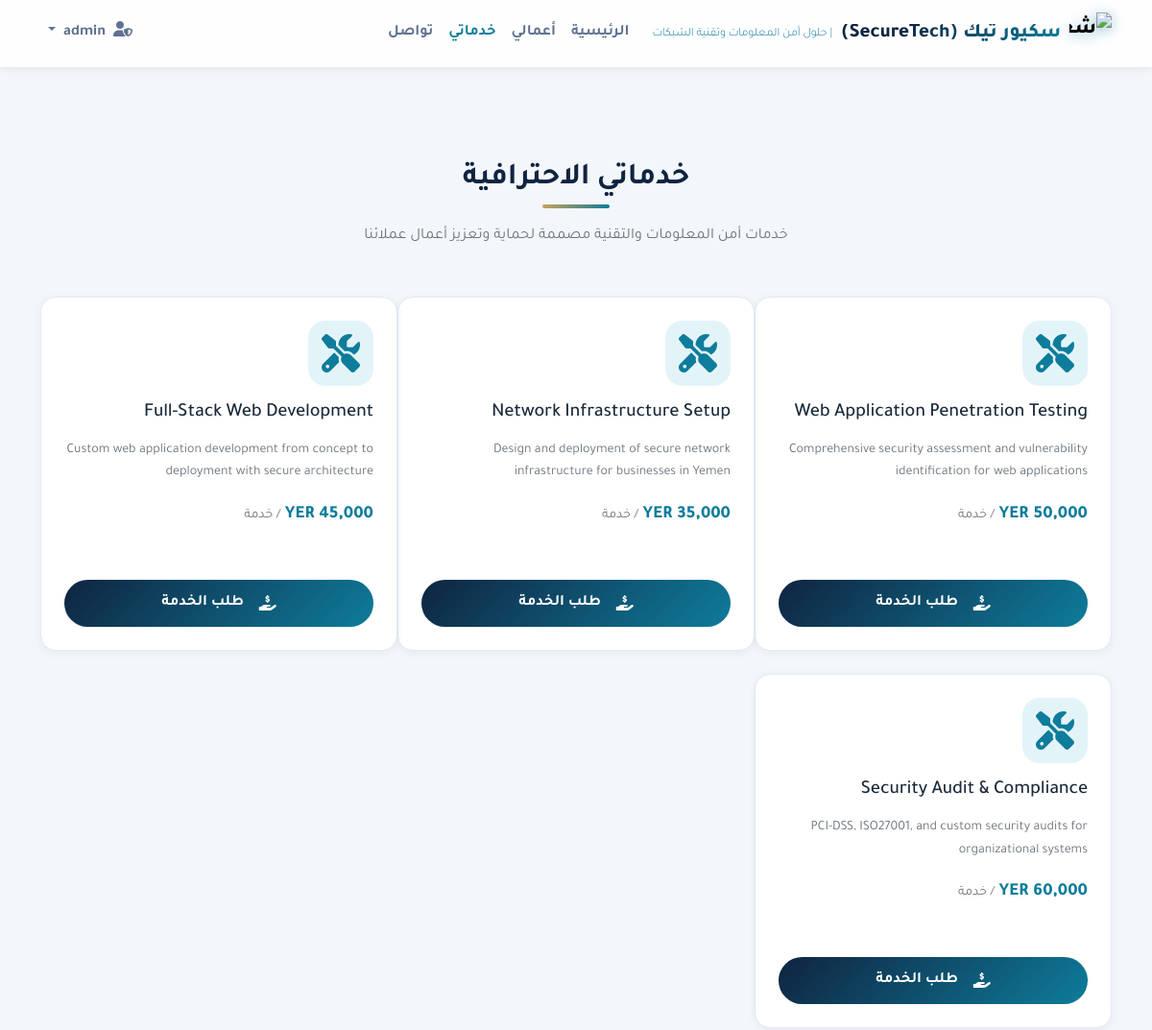
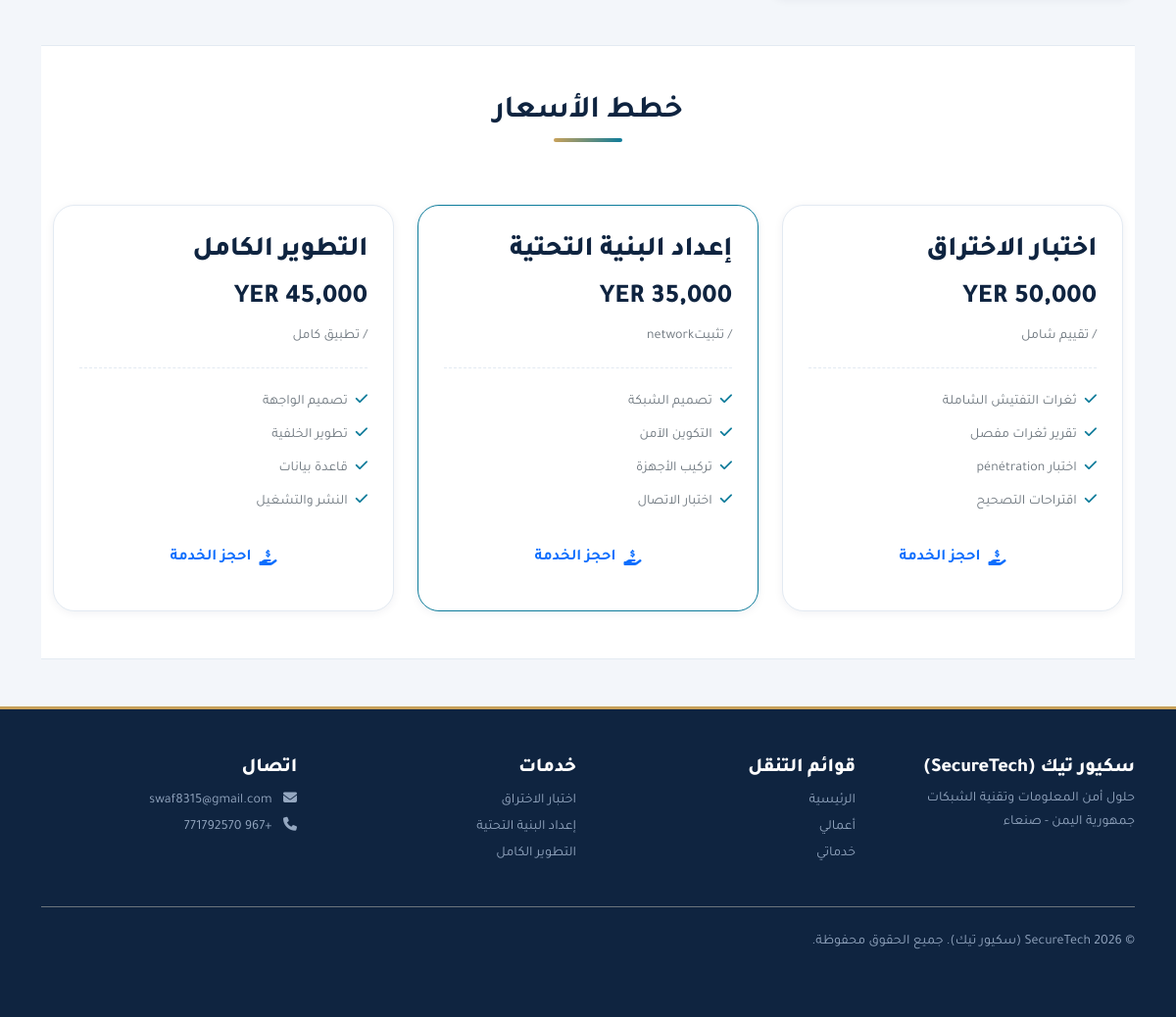
Screenshot of /services.php (signed in) with the database file from the repository (2 pictures, top to bottom).
### tables this page shows
CREATE TABLE services (
    id INT AUTO_INCREMENT PRIMARY KEY,
    service_name VARCHAR(200) NOT NULL,
    description TEXT,
    price DECIMAL(10, 2) NOT NULL DEFAULT 0.00,
    status ENUM('Available', 'Busy', 'Completed') DEFAULT 'Available',
    created_at TIMESTAMP DEFAULT CURRENT_TIMESTAMP,
    updated_at TIMESTAMP DEFAULT CURRENT_TIMESTAMP ON UPDATE CURRENT_TIMESTAMP
);

### config/db.php (called while the page is built, shortened)
<?php
function h($data) {
    return htmlspecialchars($data, ENT_QUOTES, 'UTF-8');
}

### services.php (the view, shortened to what this page needs)
<?php
require_once __DIR__ . '/config/db.php';
?>
<?php require_once __DIR__ . '/includes/header.php' ?>
    <section class="services-section py-5">
        <div class="container">
            <div class="text-center mb-5">
                <h2 class="section-title fw-bold mb-3">
                    <?= h('خدماتي الاحترافية') ?>
                </h2>
<p class="text-secondary mb-0">
                        <?= h('خدمات أمن المعلومات والتقنية مصممة لحماية وتعزيز أعمال عملائنا') ?>
                    </p>
            </div>
            <div class="row g-4">
                <?php
                $stmt = $pdo->prepare("SELECT id, service_name, description, price, status FROM services ORDER BY
                    CASE WHEN status = 'Available' THEN 1 WHEN status = 'Busy' THEN 2 ELSE 3 END, created_at");
                $stmt->execute();
                $services = $stmt->fetchAll();
                if (empty($services)) {
                    echo '<div class="col-12 text-center py-5">';
                    echo '<p class="text-secondary">لا توجد خدمات متاحة حالياً.</p>';
                    echo '</div>';
                } else {
                    foreach ($services as $service) {
                        $statusClass = match($service['status']) {
                            'Available' => 'btn-success',
                            'Busy' => 'btn-warning',
                            'Completed' => 'btn-secondary',
                            default => 'btn-outline-secondary'
                        };
                        $statusText = match($service['status']) {
                            'Available' => 'متاح',
                            'Busy' => 'مشغول',
                            'Completed' => 'مكتملة',
                            default => h($service['status'])
                        };
                        ?>
                        <div class="col-md-6 col-lg-4 service-card">
                            <div class="service-icon mb-3">
                                <i class="fas fa-tools text-primary-cyan fs-1"></i>
                            </div>
                            <h3 class="card-title h5 mb-3"><?= h($service['service_name']) ?></h3>
                            <p class="card-text text-secondary small line-clamp-3">
                                <?= h($service['description']) ?>
                            </p>
                            <div class="price-info mt-3">
                                <span class="price-currency text-primary-cyan">
                                    <?= number_format($service['price'], 0, '', ',') ?> YER
                                </span>
                                <span class="price-period text-secondary small"> / خدمة</span>
                            </div>
                            <div class="status-badge mt-2">
                                <span class="badge <?= h($statusClass) ?>"><?= h($statusText) ?></span>
                            </div>
                            <a href="javascript:void(0)" class="order-btn w-100 mt-3 btn-custom">
                                <i class="fas fa-hand-holding-usd me-2"></i>طلب الخدمة
                            </a>
                        </div>
                        <?php
                    }
                }
                ?>
            </div>
        </div>
    </section>
    <section class="pricing-section py-5 bg-secondary-slate">
        <div class="container">
            <div class="text-center mb-5">
                <h2 class="section-title fw-bold mb-3">
                    <?= h('خطط الأسعار') ?>
                </h2>
            </div>
            <div class="row g-4">
                <div class="col-md-4">
                    <div class="pricing-card h-100">
                        <div class="pricing-header">
                            <h3 class="pricing-title">اختبار الاختراق</h3>
                            <span class="pricing-price">
                                <?= number_format(50000, 0, '', ',') ?> YER
                            </span>
                            <span class="pricing-period text-secondary small"> / تقييم شامل</span>
                        </div>
                        <ul class="pricing-features list-unstyled mb-0">
                            <li class="text-secondary small"><i class="fas fa-check text-primary-cyan me-2"></i>ثغرات التفتيش الشاملة</li>
                            <li class="text-secondary small"><i class="fas fa-check text-primary-cyan me-2"></i>تقرير ثغرات مفصل</li>
                            <li class="text-secondary small"><i class="fas fa-check text-primary-cyan me-2"></i>اختبار pénétration</li>
                            <li class="text-secondary small"><i class="fas fa-check text-primary-cyan me-2"></i>اقتراحات التصحيح</li>
                        </ul>
                        <a href="javascript:void(0)" class="btn-custom w-100 mt-3">
                            <i class="fas fa-hand-holding-usd me-2"></i> احجز الخدمة
                        </a>
                    </div>
                </div>
                <div class="col-md-4">
                    <div class="pricing-card h-100 bg-secondary-slate border-primary-cyan">
                        <div class="pricing-header">
                            <h3 class="pricing-title">إعداد البنية التحتية</h3>
                            <span class="pricing-price">
                                <?= number_format(35000, 0, '', ',') ?> YER
                            </span>
                            <span class="pricing-period text-secondary small"> / تثبيتnetwork</span>
                        </div>
                        <ul class="pricing-features list-unstyled mb-0">
                            <li class="text-secondary small"><i class="fas fa-check text-primary-cyan me-2"></i>تصميم الشبكة</li>
                            <li class="text-secondary small"><i class="fas fa-check text-primary-cyan me-2"></i>التكوين الآمن</li>
                            <li class="text-secondary small"><i class="fas fa-check text-primary-cyan me-2"></i>تركيب الأجهزة</li>
                            <li class="text-secondary small"><i class="fas fa-check text-primary-cyan me-2"></i>اختبار الاتصال</li>
                        </ul>
                        <a href="javascript:void(0)" class="btn-custom w-100 mt-3">
                            <i class="fas fa-hand-holding-usd me-2"></i> احجز الخدمة
                        </a>
                    </div>
                </div>
                <div class="col-md-4">
                    <div class="pricing-card h-100">
                        <div class="pricing-header">
                            <h3 class="pricing-title">التطوير الكامل</h3>
                            <span class="pricing-price">
                                <?= number_format(45000, 0, '', ',') ?> YER
                            </span>
                            <span class="pricing-period text-secondary small"> / تطبيق كامل</span>
                        </div>
                        <ul class="pricing-features list-unstyled mb-0">
                            <li class="text-secondary small"><i class="fas fa-check text-primary-cyan me-2"></i>تصميم الواجهة</li>
                            <li class="text-secondary small"><i class="fas fa-check text-primary-cyan me-2"></i>تطوير الخلفية</li>
                            <li class="text-secondary small"><i class="fas fa-check text-primary-cyan me-2"></i>قاعدة بيانات</li>
                            <li class="text-secondary small"><i class="fas fa-check text-primary-cyan me-2"></i>النشر والتشغيل</li>
                        </ul>
                        <a href="javascript:void(0)" class="btn-custom w-100 mt-3">
                            <i class="fas fa-hand-holding-usd me-2"></i> احجز الخدمة
                        </a>
                    </div>
                </div>
            </div>
        </div>
    </section>
<?php require_once __DIR__ . '/includes/footer.php' ?>

### assets/css/site-theme.css (style rules this page uses)
:root { --primary-navy: #0F2440; --secondary-slate: #FFFFFF; --accent-cyan: #0E7C9B; --accent-light: #E3F4F9; --accent-gold: #C8A15A; --bg-soft: #F3F6FA; --text-primary: #1B2A3B; --text-secondary: #5E7190; --border-soft: #E3EAF2; --success-green: #1E9E6A; --danger-red: #D94848; --warning-orange: #E59B3C; --shadow-sm: 0 2px 10px rgba(15, 36, 64, 0.06); --shadow-md: 0 8px 30px rgba(15, 36, 64, 0.10); --shadow-lg: 0 18px 50px rgba(15, 36, 64, 0.14); --radius: 16px; }
* { box-sizing: border-box; }
html { scroll-behavior: smooth; }
body { font-family: 'Tajawal', 'Cairo', sans-serif; background-color: var(--bg-soft); color: var(--text-primary); direction: rtl; line-height: 1.7; }
h1, h2, h3, h4, h5, h6 { font-family: 'Tajawal', 'Cairo', sans-serif; font-weight: 800; color: var(--primary-navy); letter-spacing: -0.01em; }
a { text-decoration: none; }
.btn-custom { display: inline-flex; align-items: center; justify-content: center; border-radius: 999px; font-weight: 600; padding: 10px 22px; border: none; transition: all 0.25s ease; }
.section-title { position: relative; display: inline-block; padding-bottom: 12px; color: var(--primary-navy); }
.section-title::after { content: ''; position: absolute; right: 50%; bottom: 0; transform: translateX(50%); width: 70px; height: 4px; border-radius: 999px; background: linear-gradient(90deg, var(--accent-gold), var(--accent-cyan)); }
.statistics-section, .bg-secondary-slate { background: #ffffff; border-top: 1px solid var(--border-soft); border-bottom: 1px solid var(--border-soft); }
.explore-section, .projects-section, .portfolio-section, .services-section { background: var(--bg-soft); }
.explore-card, .project-card, .service-card { background: #ffffff; border: 1px solid var(--border-soft); border-radius: var(--radius); padding: 24px; box-shadow: var(--shadow-sm); transition: all 0.3s ease; }
.text-primary-cyan { color: var(--accent-cyan) !important; }
.border-primary-cyan { border-color: var(--accent-cyan) !important; }
.service-icon { width: 68px; height: 68px; display: flex; align-items: center; justify-content: center; border-radius: 18px; background: var(--accent-light); }
.price-info .price-currency { font-size: 1.15rem; font-weight: 800; }
.order-btn { background: linear-gradient(135deg, var(--primary-navy), var(--accent-cyan)); color: #ffffff !important; display: flex; align-items: center; justify-content: center; gap: 8px; padding: 11px 20px; border-radius: 999px; font-weight: 700; }
.pricing-section { background: #ffffff; border-top: 1px solid var(--border-soft); }
.pricing-card { background: #ffffff; border: 1px solid var(--border-soft); border-radius: 22px; padding: 30px 26px; box-shadow: var(--shadow-sm); transition: all 0.3s ease; position: relative; }
.pricing-header { border-bottom: 1px dashed var(--border-soft); padding-bottom: 18px; margin-bottom: 18px; }
.pricing-price { display: block; font-size: 1.7rem; font-weight: 900; color: var(--primary-navy); margin: 6px 0 2px; }
.pricing-features li { padding: 5px 0; }
.line-clamp-3 { display: -webkit-box; -webkit-line-clamp: 3; -webkit-box-orient: vertical; overflow: hidden; }

### rows the page displays
services: service_name "Web Application Penetration Testing", description "Comprehensive security assessment and vulnerability identification for web applications"
services: service_name "Network Infrastructure Setup", description "Design and deployment of secure network infrastructure for businesses in Yemen"
services: service_name "Full-Stack Web Development", description "Custom web application development from concept to deployment with secure architecture", price "45,000"
services: service_name "Security Audit & Compliance", description "PCI-DSS, ISO27001, and custom security audits for organizational systems"

### other values shown
35000 "35,000"
